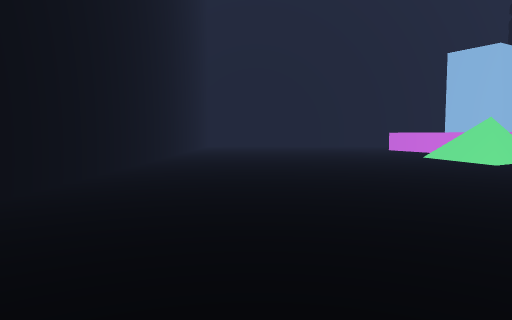
view 1 (above)

24 first-person views from a walk through a scene from a Unity 3-D project. The camera is 1.4 m above the floor, tilts 4° down and sees 70° across. The floor is counted in squares, 1 m on a side. Each view is taken from the middle of a square. On the plan, view 1 faces up. The plan holds only what a view shows up to about 16 squares ahead; the rest is blank. The place goes on beyond the plan.

view 2
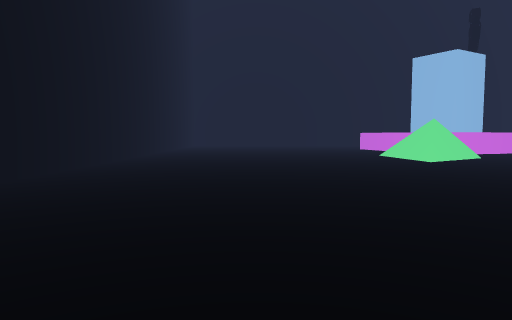

view 3
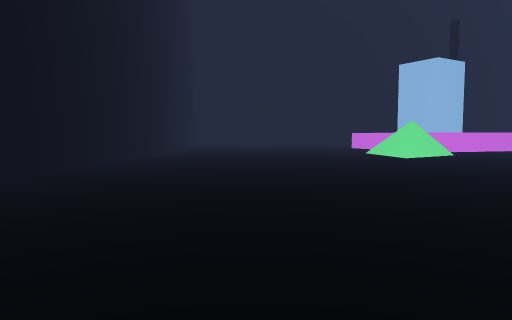

view 4
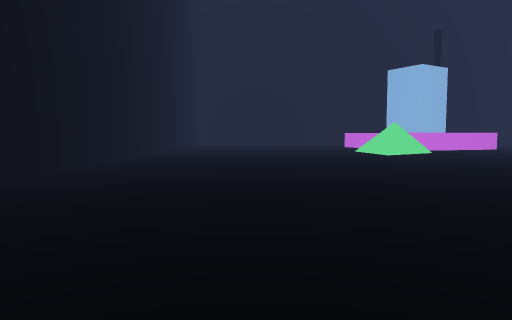

view 5
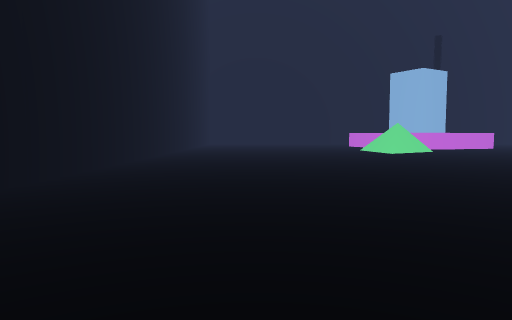

view 6
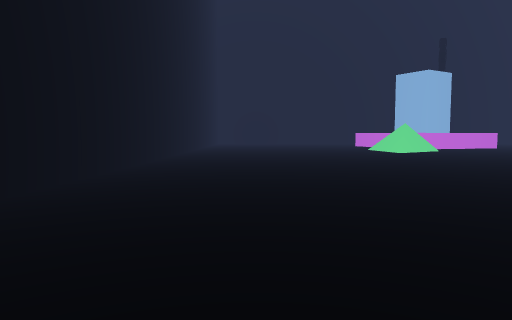

view 7
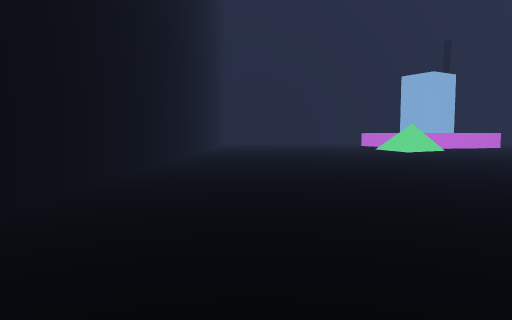

view 8
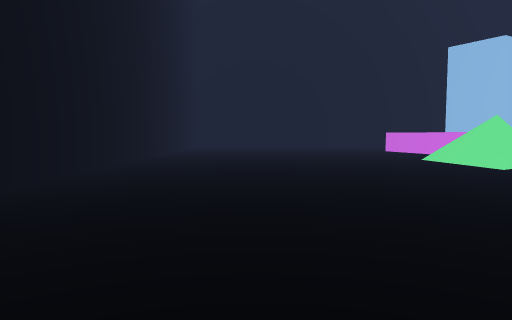

view 9
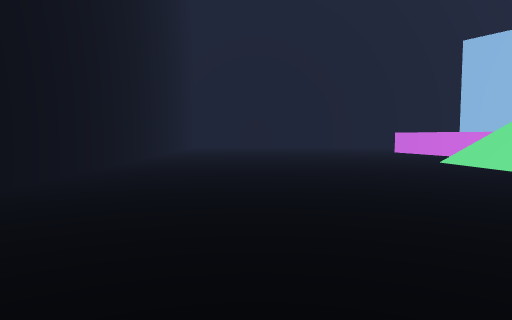

view 10
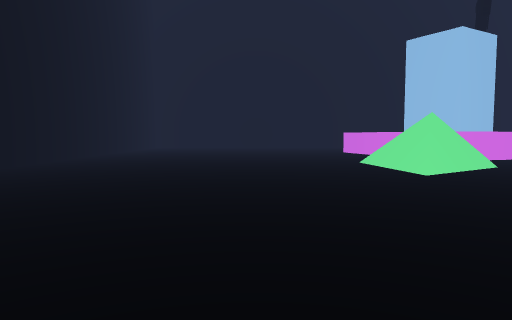

view 11
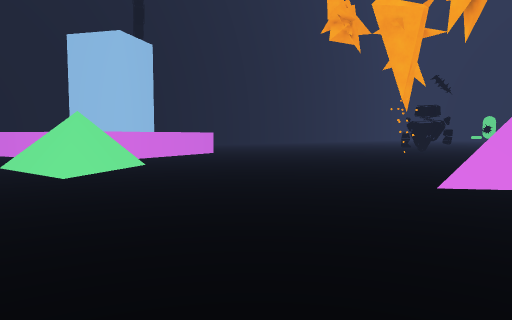

view 12
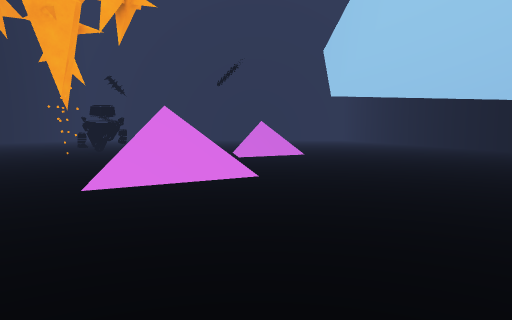

view 13
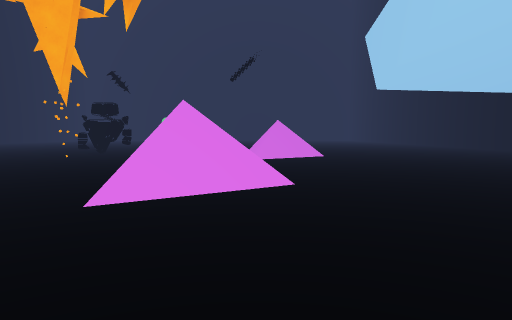

view 14
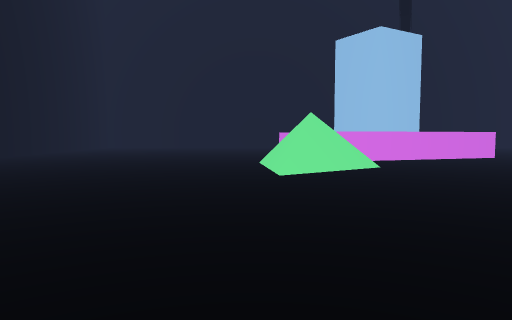

view 15
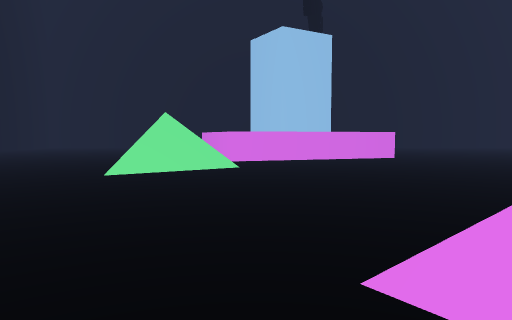

view 16
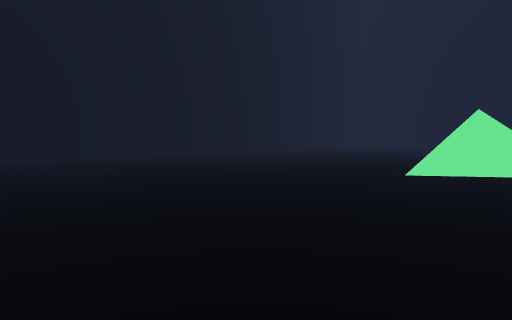

view 17
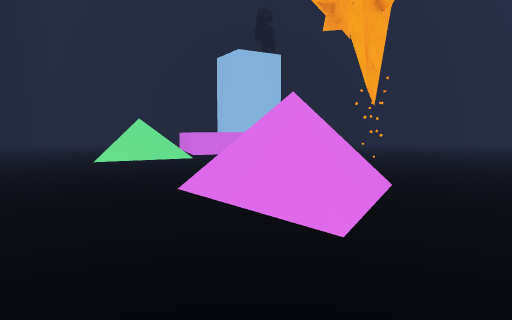

view 18
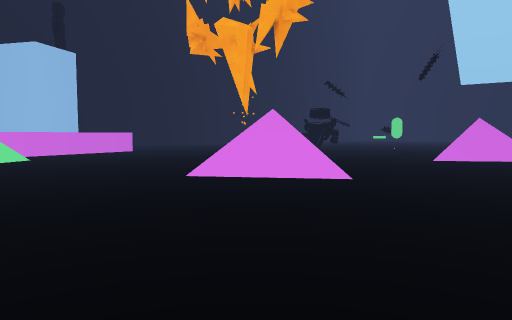

view 19
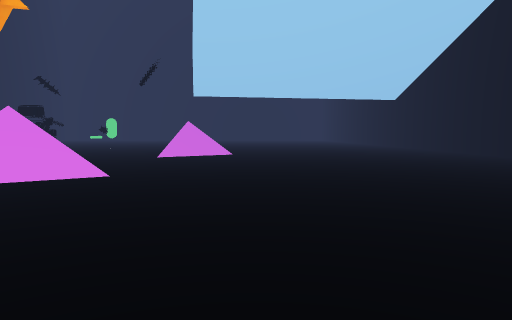

view 20
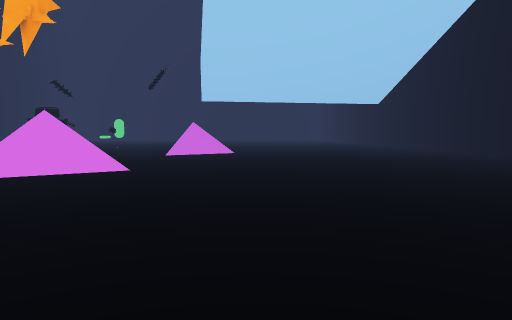

view 21
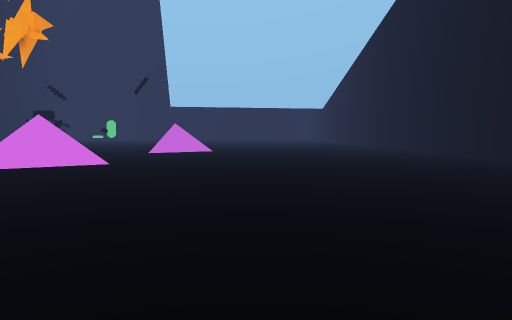

view 22
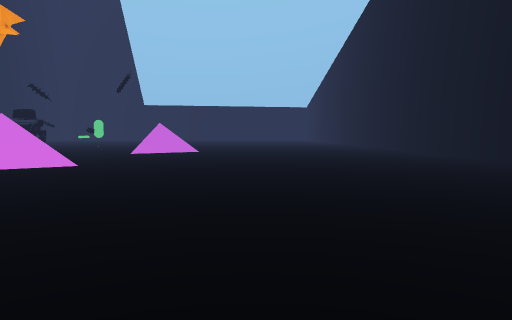

view 23
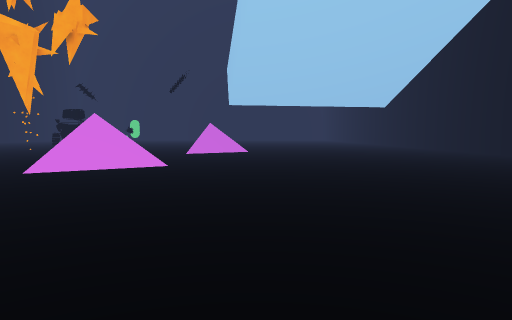

view 24
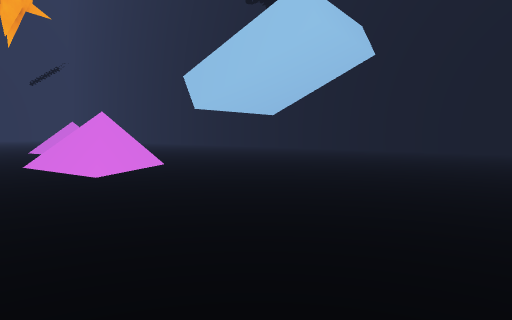

### Floor plan
Points are (right, up) in squares from view 1. A wall is a line through its corners. A room is listed if a view was taken in it or the views show most of it. See-through windows are left out.
Room 1 (views 1, 2, 3, 4, 5, 6, 7, 8, 9, 10, 11, 12, 13, 14, 15, 16, 17, 18, 19, 20, 21, 22, 23, 24)
walls: (18.3, 6.5) (21.3, 6.9); (18.1, 6.8) (21.5, 7.3) (20, 4.3) (18.1, 6.8); (18.7, 6.4) (20.9, 6.7) (19.9, 4.7) (18.7, 6.4); (11.7, 17.7) (11.4, 20.5); (13.3, 19.4) (11.8, 18.3) (11.6, 20.1); (13.6, 19.4) (11.5, 17.9); (14, 19.4) (11.4, 17.5) (11, 20.6); (-5.4, 20.1) (-5.4, -5.6)
low walls: (17.4, 7.1) (20.4, 7.5); (20.2, 3.7) (18, 6.8); (20.5, 4.1) (20.2, 3.3) (17.5, 7) (22.3, 7.6) (21.7, 6.5); (20.5, 7.5) (22.5, 7.8); (21.5, 6.1) (20.7, 4.5); (21.7, 7.3) (20.1, 4.1); (22.1, 7.6) (20, 3.5); (14.6, 19.5) (11.2, 17.1) (10.8, 20.5); (15.1, 19.6) (11, 16.7) (10.6, 20.5)

Positions as (right, up) in squares from view 1, and headings:
1: (0, 0), facing up
2: (2, -2), facing up
3: (2, -5), facing up
4: (2, -8), facing up
5: (1, -10), facing up
6: (0, -11), facing up
7: (-1, -12), facing up
8: (1, 2), facing up
9: (1, 4), facing up
10: (5, 4), facing up
11: (7, 4), facing up-right
12: (8, 3), facing right
13: (10, 4), facing right
14: (10, 4), facing up
15: (16, 4), facing up
16: (16, 4), facing up-left
17: (19, -2), facing up
18: (10, -3), facing up-right
19: (8, -2), facing right
20: (6, -2), facing right
21: (3, -4), facing right
22: (4, -5), facing right
23: (4, -1), facing right
24: (5, 12), facing down-right
